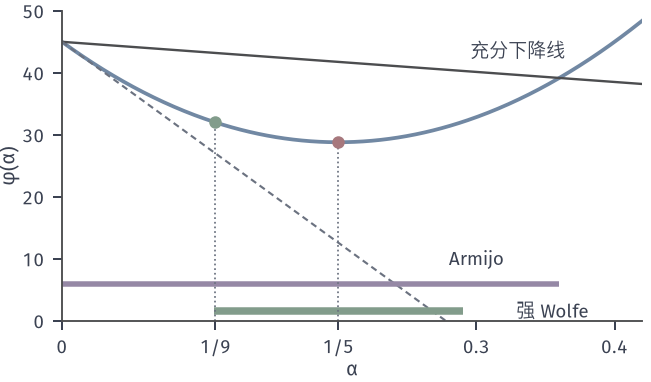

Generate this figure with Python:
from pathlib import Path
import sys
ROOT = next(p for p in Path(__file__).resolve().parents if (p/'build.sh').is_file() and (p/'tex/book.tex').is_file())
sys.path.insert(0, str(ROOT/'figures/00-shared/mathematical-preliminaries-upper/00-shared/comprehension-figures'))
from support import figure, save, BLUE, GREEN, YELLOW, RED, PURPLE, INK, MUTED, GRID, BLUE_FILL, GREEN_FILL, YELLOW_FILL, RED_FILL, PURPLE_FILL
import numpy as np
HERE = Path(__file__).resolve().parent
STROKE = '#4C4D4F'
def panel(fig, left, right, top, bottom, wspace=.25, hspace=.2):
    fig.set_layout_engine(None)
    fig.subplots_adjust(left=left, right=right, top=top, bottom=bottom, wspace=wspace, hspace=hspace)
def tag(fig, ax, s, y=None, d=.085):
    p = ax.get_position(); fig.text((p.x0+p.x1)/2, (p.y0-d) if y is None else y, s, ha='center', va='top')
# 贯穿例：f(x)=(x1^2+9 x2^2)/2，x0=(9,1)，mu=1，L=9，kappa=9。
H = np.array([1., 9.]); X0 = np.array([9., 1.])
def f_ex(x): return .5*(H*np.asarray(x)**2).sum(-1)
def contour_ex(ax, xr, yr, levels):
    X,Y = np.meshgrid(np.linspace(*xr,700), np.linspace(*yr,500))
    ax.contour(X,Y,.5*(X**2+9*Y**2),levels=levels,colors=[BLUE],linewidths=.65)
def path(ax, P, c, ms=3.2, lw=1.2, **k):
    P=np.asarray(P); ax.plot(P[:,0],P[:,1],'-o',color=c,lw=lw,ms=ms,mew=0,zorder=4,**k)
def opt(ax, x=0, y=0): ax.plot([x],[y],'o',ms=4.8,color=RED,mew=0,zorder=6)
# 贯穿例沿 d0=(-9,-9) 的一维函数 phi(alpha)=45-162 alpha+405 alpha^2，c1=0.1，c2=0.45。
fig,ax=figure(width_mm=92,height_mm=54)
panel(fig,.095,.985,.97,.16)
a=np.linspace(0,.42,400); phi=45-162*a+405*a*a; c1,c2=.1,.45
ax.plot(a,phi,color=BLUE,lw=1.5); ax.plot(a,45-162*c1*a,color=STROKE,lw=.95)
ax.plot(a,45-162*a,color=MUTED,lw=.85,ls=(0,(3,2)))
lo=(1-c2)/5; hi=(1+c2)/5; am=(1-c1)*162/405
ax.plot([lo,hi],[1.5,1.5],color=GREEN,lw=3,solid_capstyle='butt'); ax.plot([0,am],[6,6],color=PURPLE,lw=2.2,solid_capstyle='butt')
v=1/9; ax.plot([v],[45-162*v+405*v*v],'o',color=GREEN,ms=5,mew=0,zorder=6); ax.plot([.2],[45-162*.2+405*.04],'o',color=RED,ms=5,mew=0,zorder=6)
ax.plot([v,v],[0,32],color=MUTED,lw=.7,ls=':'); ax.plot([.2,.2],[0,29],color=MUTED,lw=.7,ls=':')
ax.text(.3,42,'Armijo 直线',fontsize=7.5,color=INK,ha='left') if 0 else None
ax.text(.33,42.5,'充分下降线',fontsize=7.5,ha='center',color=INK); ax.text(.3,9,'Armijo',fontsize=7.5,color=INK,ha='center'); ax.text(.355,1.5,'强 Wolfe',fontsize=7.5,color=INK,va='center',ha='center')
ax.text(.135,2.0,'',fontsize=7.5); ax.set_xlim(0,.42); ax.set_ylim(0,50); ax.set_xticks([0,1/9,.2,.3,.4]); ax.set_xticklabels(['0','$1/9$','$1/5$','0.3','0.4'])
ax.set_xlabel(r'$\alpha$',labelpad=1); ax.set_ylabel(r'$\varphi(\alpha)$',labelpad=1)
save(fig,HERE,'figure',{'phi':'45-162a+405a^2','c1':c1,'c2':c2,'armijo_max':am,'wolfe_interval':[lo,hi]})
